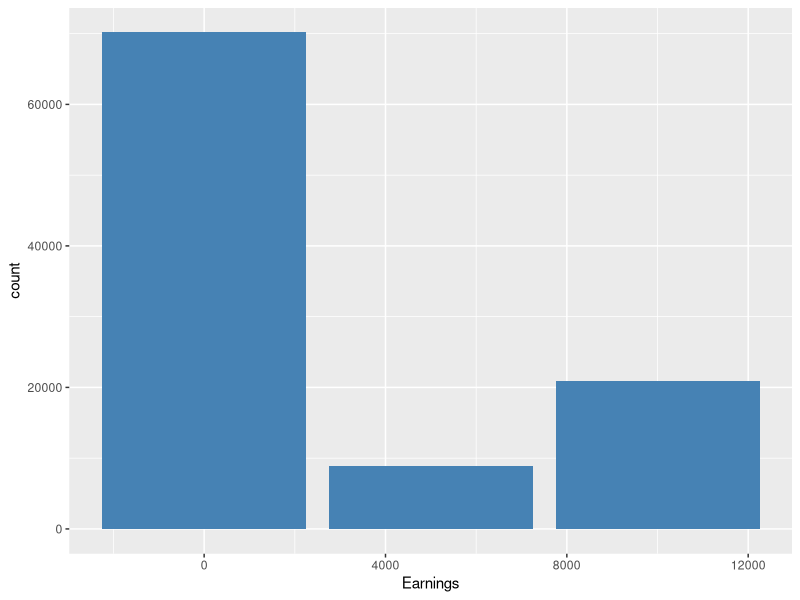

Source code (R):
## ---- chunk 1
library(ggplot2)
#library(dplyr)
## ---- chunk 2
# Sampling space for appointment success (0 corresponds to no sale, 1 corresponds to a sale)
s_appointment = c(0,1)

# Appointment success and failure probabilities
p_morning = 0.3 # Success probability of sales in morning
p_afternoon =  0.6 # Success probability of sales in afternoon
p_appointment = matrix(nrow = 2, ncol = 2, c(1-p_morning, p_morning, p_afternoon, 1-p_afternoon), byrow = TRUE)
## ---- chunk 3
p_appointment
## ---- chunk 4
# Sampling space for software type
s_software = c(5000, 10000) #base=0,premium=1

# Software type probabilities
p_software = matrix(nrow = 2, ncol = 2, c(0.3, 0.7, 0.5, 0.5), byrow = TRUE)
## ---- chunk 5
p_software
## ---- chunk 6
sample(s_software,size=1,replace=TRUE,prob=p_software[1, ])
## ---- chunk 7
sample(s_software,size=100,replace=TRUE,prob=p_software[1, ])
## ---- chunk 8
sample(s_software,size=1,replace=TRUE,prob=p_software[2, ])
## ---- chunk 9
sample(s_software,size=100,replace=TRUE,prob=p_software[2, ])
## ---- chunk 10
result=numeric(2)
result
## ---- chunk 11
# Function that simulates one trial of the random experiment which is
# what the salesman earns on a random day
salesResult = function(){
result = numeric(2)# Simulate whether sales happen in morning and afternoon appointments
  for (j in c(1:2)){
    result[j] = sample(s_appointment, size = 1, replace = TRUE, prob = p_appointment[j, ])
 earnings = ifelse(result[1] == 1, sample(s_software, size = 1, replace = TRUE, prob = p_software[1, ]), 0) + ifelse(result[2] == 1, sample(s_software, size = 1, replace = TRUE, prob = p_software[2, ]),0)
  return(earnings)
  }
}
## ---- chunk 12
# Number of simulations
nsimulations = 1e5 #1e5=10 to the power 5 zeros
simulatedData = replicate(nsimulations, salesResult())
simulatedData
## ---- chunk 13
# Probability that the salesman earns Rs 5000
mean(simulatedData == 5000)

# Can we calculate all the probabilities in one shot?
table(simulatedData)/nsimulations #frequency table
## ---- chunk 14
dfSales=as.data.frame(simulatedData)
colnames(dfSales)= c('Earnings')
head(dfSales)
## ---- chunk 15
p=ggplot(data=dfSales)+
  geom_bar(aes(x=Earnings),fill='steelblue')
## ---- chunk 16
p
